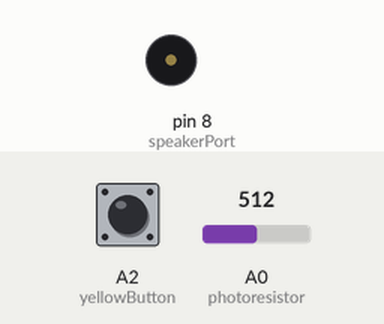
Recording of a sketch running on a simulated Arduino Uno, built with avr-gcc and run on an emulated ATmega328P. Parts: buzzer (waves = sounding). The inputs (shaded band) are chosen by the test bench; at power-on: A2 (yellowButton) LOW, A0 (photoresistor) = 512.

Above: at 1.2 s.
1.3 s: A2 (yellowButton) pulled HIGH for 0.15 s
At 1.37 s:
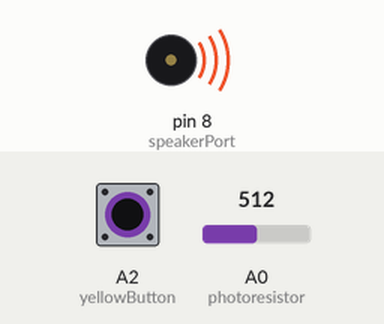
2.9 s: A2 (yellowButton) pulled HIGH for 3.2 s
At 7.3 s:
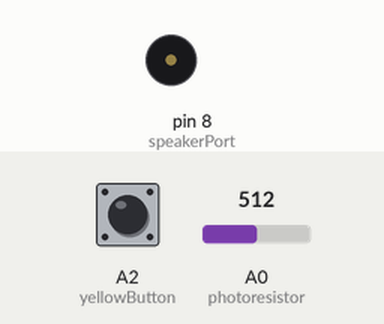
Timing chart, 0 to 8.8 s (numbered marks = the images above; inputs shaded):
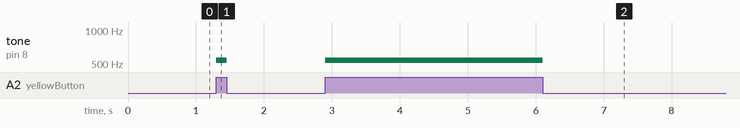

The sketch:

RileyHa_April6.ino
```cpp
// #include "pitches.h"

int photoresistor = A0;
int yellowButton = A2;
int speakerPort = 8;


void setup() {
  // put your setup code here, to run once:

  Serial.begin(9600);

  // Setting up the necessary pins
  pinMode(photoresistor, INPUT);
  pinMode(yellowButton, INPUT);
  pinMode(speakerPort, OUTPUT);

}

void loop() {
  // put your main code here, to run repeatedly:

  // taking the photoresistor input as an int variable
  int note = analogRead(photoresistor);

  //mapping from range of photoresistor input to range of frequencies in pitches
  note = map(note, 0, 1023, 1047, 31);

  //play note at frequency give by input and map function if the switch is pressed
  if (digitalRead(yellowButton) == HIGH){
    tone(speakerPort, note);
  }

  //otherwise don't play
  else{
    noTone(speakerPort);
  }

}
```

Measured:
- after the input at 1.3 s, tone on pin 8 (speakerPort): silent → 539 Hz at once, → silent 0.15 s later
- after the input at 2.9 s, tone on pin 8 (speakerPort): silent → 539 Hz at once, → silent 3.2 s later
